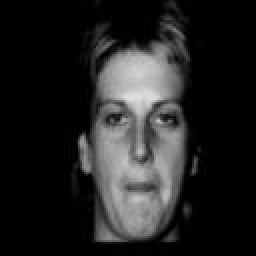
%> input picture A4/Faces/1/1a.bmp, 128 x 128 px (shown 2 times larger); its folder holds 3 pictures in this run
$ octave A4_p2.m   (GNU Octave 9; MATLAB toolbox functions it lacks are replaced by stand-ins)
%> lines starting %> are read from the running program, lines starting %| are printed output that depends on the picture
% Script made by s4262468 as the solution to part 2 of the 4th assessment
% task of ELEC4630

close all, clear, clc

% Load all the images from all the folders
disp('load the faces')
imgType = '*.bmp'; % change based on image type
addpath('faces');
for j = 1:6,
    imgPath = ['Faces/' int2str(j) '/'];
    images  = dir([imgPath imgType]);
    for idx = 1:length(images)
        [img, map] = imread([imgPath images(idx).name], 'bmp');
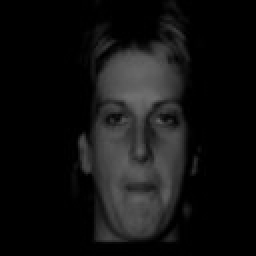
%> img: size 128x128 uint8 (shown 2 times larger); min 0, max 111, mean 17.3
%> map = 128 rows, first 12: [0 0 0; 0.00784 0.00784 0.00784; 0.0157 0.0157 0.0157; 0.0235 0.0235 0.0235; 0.0314 0.0314 0.0314; 0.0392 0.0392 0.0392; 0.0471 0.0471 0.0471; 0.0549 0.0549 0.0549; 0.0627 0.0627 0.0627; 0.0706 0.0706 0.0706; 0.0784 0.0784 0.0784; 0.0863 0.0863 0.0863]
        f{j}{idx}.img = im2double(rgb2gray(ind2rgb(img, map)));
    end
end
%> pass 2 of the loop `for j = 1:6,`:
%> imgPath = 'Faces/2/'
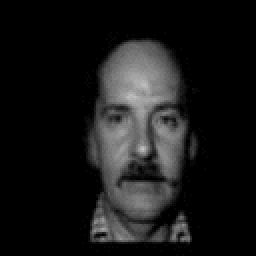
%> input picture A4/Faces/2/2a.bmp, 128 x 128 px (shown 2 times larger)
%> `[img, map] = imread([imgPath images(idx).name], 'bmp');`:
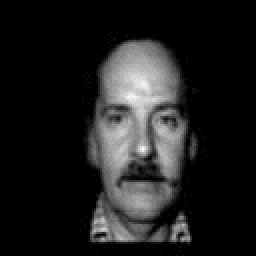
%> img: size 128x128 uint8 (shown 2 times larger); min 0, max 24, mean 2.9; drawn with min black and max white
%> map = 25 rows, first 12: [0 0 0; 0.0314 0.0314 0.0314; 0.0627 0.0627 0.0627; 0.0941 0.0941 0.0941; 0.125 0.125 0.125; 0.161 0.161 0.161; 0.192 0.192 0.192; 0.224 0.224 0.224; 0.255 0.255 0.255; 0.29 0.29 0.29; 0.322 0.322 0.322; 0.353 0.353 0.353]
disp('...done')

disp('load the trainging faces')
% Make the mean image
imgType = '*.bmp'; % change based on image type
addpath('faces');
images  = dir(['Faces/eig/' imgType]);
for idx = 1:length(images)
    [i,m] = imread(['Faces/eig/' images(idx).name], 'bmp');
    tmp = im2double(rgb2gray( ind2rgb(i, m)));
    trn(:,:,idx) = tmp;%/max(max(tmp));
end
disp('...done')

disp('Find difference images')
%> (the run ends here)
